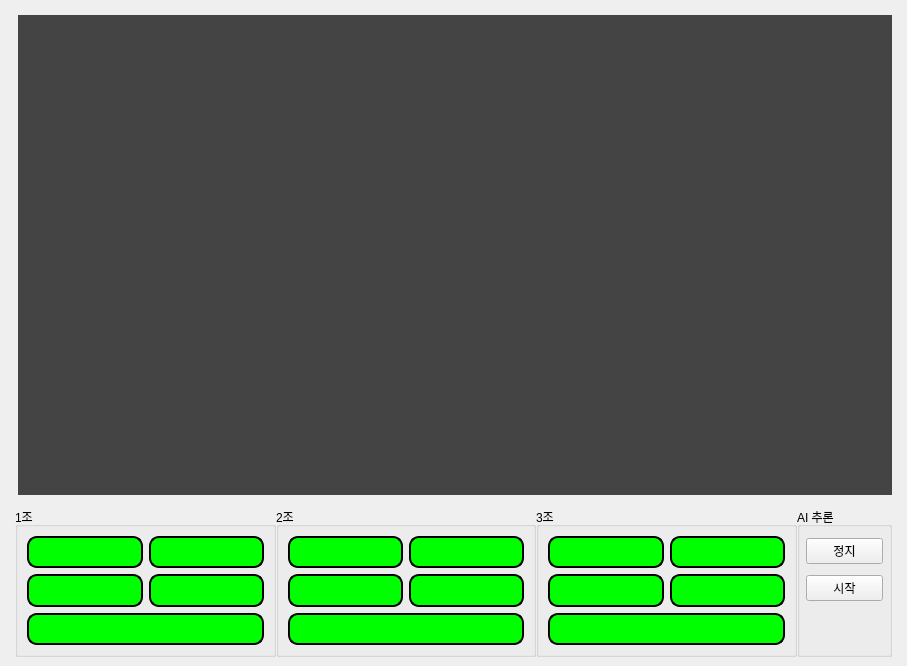
<?xml version="1.0" encoding="UTF-8"?>
<ui version="4.0">
 <class>MainWindow</class>
 <widget class="QMainWindow" name="MainWindow">
  <property name="geometry">
   <rect>
    <x>0</x>
    <y>0</y>
    <width>907</width>
    <height>666</height>
   </rect>
  </property>
  <property name="windowTitle">
   <string>MainWindow</string>
  </property>
  <widget class="QWidget" name="centralwidget">
   <layout class="QVBoxLayout" name="verticalLayout_3">
    <item>
     <widget class="QWidget" name="widget" native="true">
      <layout class="QVBoxLayout" name="verticalLayout">
       <property name="spacing">
        <number>6</number>
       </property>
       <property name="leftMargin">
        <number>9</number>
       </property>
       <property name="topMargin">
        <number>6</number>
       </property>
       <property name="rightMargin">
        <number>6</number>
       </property>
       <property name="bottomMargin">
        <number>6</number>
       </property>
       <item>
        <widget class="QLabel" name="video">
         <property name="sizePolicy">
          <sizepolicy hsizetype="Preferred" vsizetype="Preferred">
           <horstretch>0</horstretch>
           <verstretch>0</verstretch>
          </sizepolicy>
         </property>
         <property name="styleSheet">
          <string notr="true">background-color: rgb(68, 68, 68);</string>
         </property>
         <property name="text">
          <string/>
         </property>
        </widget>
       </item>
      </layout>
     </widget>
    </item>
    <item>
     <widget class="QWidget" name="widget_3" native="true">
      <property name="minimumSize">
       <size>
        <width>0</width>
        <height>150</height>
       </size>
      </property>
      <property name="maximumSize">
       <size>
        <width>16777215</width>
        <height>150</height>
       </size>
      </property>
      <property name="styleSheet">
       <string notr="true">QLabel {
    background-color: rgb(0, 255, 0);  /* 배경색: 녹색 */
    border: 2px solid black;           /* 테두리: 2px 검정색 실선 */
    border-radius: 10px;               /* 모서리 둥글게: 반지름 10px */
}
</string>
      </property>
      <layout class="QHBoxLayout" name="horizontalLayout">
       <property name="spacing">
        <number>0</number>
       </property>
       <property name="leftMargin">
        <number>6</number>
       </property>
       <property name="topMargin">
        <number>0</number>
       </property>
       <property name="rightMargin">
        <number>6</number>
       </property>
       <property name="bottomMargin">
        <number>0</number>
       </property>
       <item>
        <widget class="QGroupBox" name="groupBox_5">
         <property name="title">
          <string>1조</string>
         </property>
         <layout class="QGridLayout" name="gridLayout_2">
          <item row="1" column="0">
           <widget class="QLabel" name="g1_2">
            <property name="text">
             <string/>
            </property>
           </widget>
          </item>
          <item row="1" column="1">
           <widget class="QLabel" name="g1_4">
            <property name="text">
             <string/>
            </property>
           </widget>
          </item>
          <item row="0" column="0">
           <widget class="QLabel" name="g1_1">
            <property name="text">
             <string/>
            </property>
           </widget>
          </item>
          <item row="0" column="1">
           <widget class="QLabel" name="g1_3">
            <property name="text">
             <string/>
            </property>
           </widget>
          </item>
          <item row="2" column="0" colspan="2">
           <widget class="QLabel" name="g1_5">
            <property name="text">
             <string/>
            </property>
           </widget>
          </item>
         </layout>
        </widget>
       </item>
       <item>
        <widget class="QGroupBox" name="groupBox_6">
         <property name="title">
          <string>2조</string>
         </property>
         <layout class="QGridLayout" name="gridLayout_3">
          <item row="0" column="0">
           <widget class="QLabel" name="g2_1">
            <property name="text">
             <string/>
            </property>
           </widget>
          </item>
          <item row="2" column="0" colspan="2">
           <widget class="QLabel" name="g2_5">
            <property name="text">
             <string/>
            </property>
           </widget>
          </item>
          <item row="1" column="0">
           <widget class="QLabel" name="g2_2">
            <property name="text">
             <string/>
            </property>
           </widget>
          </item>
          <item row="0" column="1">
           <widget class="QLabel" name="g2_3">
            <property name="text">
             <string/>
            </property>
           </widget>
          </item>
          <item row="1" column="1">
           <widget class="QLabel" name="g2_4">
            <property name="text">
             <string/>
            </property>
           </widget>
          </item>
         </layout>
        </widget>
       </item>
       <item>
        <widget class="QGroupBox" name="groupBox_7">
         <property name="title">
          <string>3조</string>
         </property>
         <layout class="QGridLayout" name="gridLayout_4">
          <item row="1" column="0">
           <widget class="QLabel" name="g3_2">
            <property name="text">
             <string/>
            </property>
           </widget>
          </item>
          <item row="0" column="0">
           <widget class="QLabel" name="g3_1">
            <property name="text">
             <string/>
            </property>
           </widget>
          </item>
          <item row="1" column="1">
           <widget class="QLabel" name="g3_4">
            <property name="text">
             <string/>
            </property>
           </widget>
          </item>
          <item row="0" column="1">
           <widget class="QLabel" name="g3_3">
            <property name="text">
             <string/>
            </property>
           </widget>
          </item>
          <item row="3" column="0" colspan="2">
           <widget class="QLabel" name="g3_5">
            <property name="text">
             <string/>
            </property>
           </widget>
          </item>
         </layout>
        </widget>
       </item>
       <item>
        <widget class="QGroupBox" name="groupBox_2">
         <property name="maximumSize">
          <size>
           <width>95</width>
           <height>16777215</height>
          </size>
         </property>
         <property name="title">
          <string>AI 추론</string>
         </property>
         <layout class="QVBoxLayout" name="verticalLayout_2">
          <property name="spacing">
           <number>0</number>
          </property>
          <property name="leftMargin">
           <number>6</number>
          </property>
          <property name="topMargin">
           <number>0</number>
          </property>
          <property name="rightMargin">
           <number>6</number>
          </property>
          <property name="bottomMargin">
           <number>0</number>
          </property>
          <item>
           <widget class="QPushButton" name="stop">
            <property name="text">
             <string>정지</string>
            </property>
           </widget>
          </item>
          <item>
           <widget class="QPushButton" name="start">
            <property name="text">
             <string>시작</string>
            </property>
           </widget>
          </item>
          <item>
           <spacer name="verticalSpacer">
            <property name="orientation">
             <enum>Qt::Vertical</enum>
            </property>
            <property name="sizeType">
             <enum>QSizePolicy::Maximum</enum>
            </property>
            <property name="sizeHint" stdset="0">
             <size>
              <width>20</width>
              <height>40</height>
             </size>
            </property>
           </spacer>
          </item>
         </layout>
        </widget>
       </item>
      </layout>
     </widget>
    </item>
   </layout>
  </widget>
 </widget>
 <resources/>
 <connections/>
</ui>
